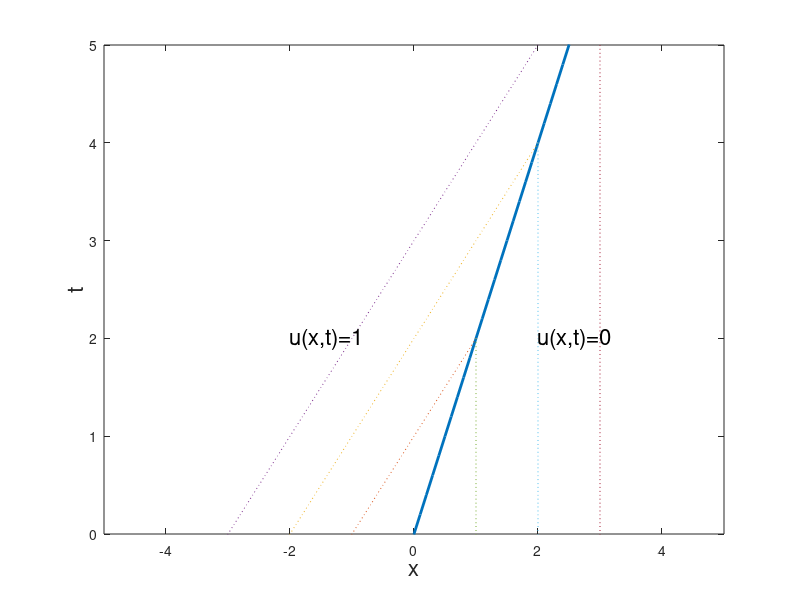

The MATLAB script that drew this image:
x = -5:.1:5;
figure(1)
clf
plot(x,2*x,'LineWidth',2)
hold on

X = -5:.1:1;
plot(X,1+X,':')
X = -5:.1:2;
plot(X,2+X,':')
X = -5:.1:5;
plot(X,3+X,':')

X = -5:.1:2;
plot(ones(size(X)),X,':')
X = -5:.1:4;
plot(2*ones(size(X)),X,':')
X = -5:.1:6;
plot(3*ones(size(X)),X,':')
axis([-5,5,0,5])

text(-2,2,'u(x,t)=1','FontSize',16)
text(2,2,'u(x,t)=0','FontSize',16)

xlabel('x','FontSize',16)
ylabel('t','FontSize',16)

figure(1)

print -dps Rankine_Hugoniot.ps
